Frame 1 (no input): blank canvas, image omitted
Frame 60 (the mouse pressed at the canvas centre just before this capture): blank canvas, image omitted
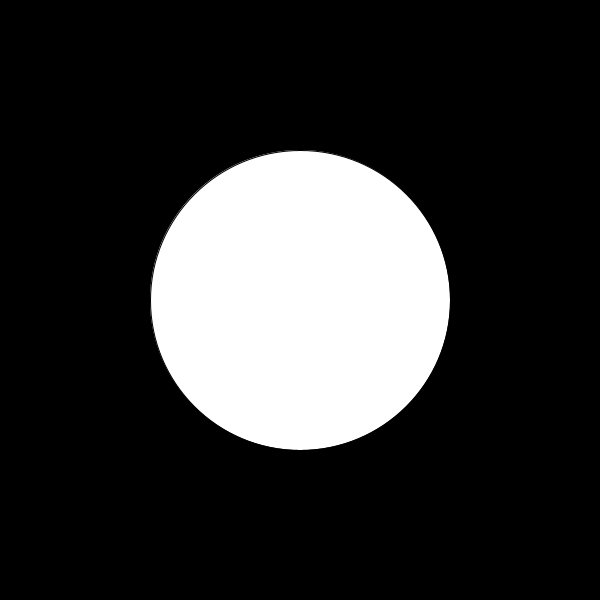
Frame 120 (the mouse held since frame 60 and released just before this capture)

The Processing sketch whose frames 1 and 60 were blank and that drew this single picture after the mouse press (run headless with seeded random() and noise(); from frame 60 on, the mouse is pressed at the canvas centre):

// Processing sketch: processing_185644
// ── processing_185644.pde

void setup(){
  size(600,600);
}
void draw(){
  float x = random(0, width);
  float y = random(0,height);
  background(0);
  ellipse(mouseX,mouseX,mouseY,mouseY);
 
}
